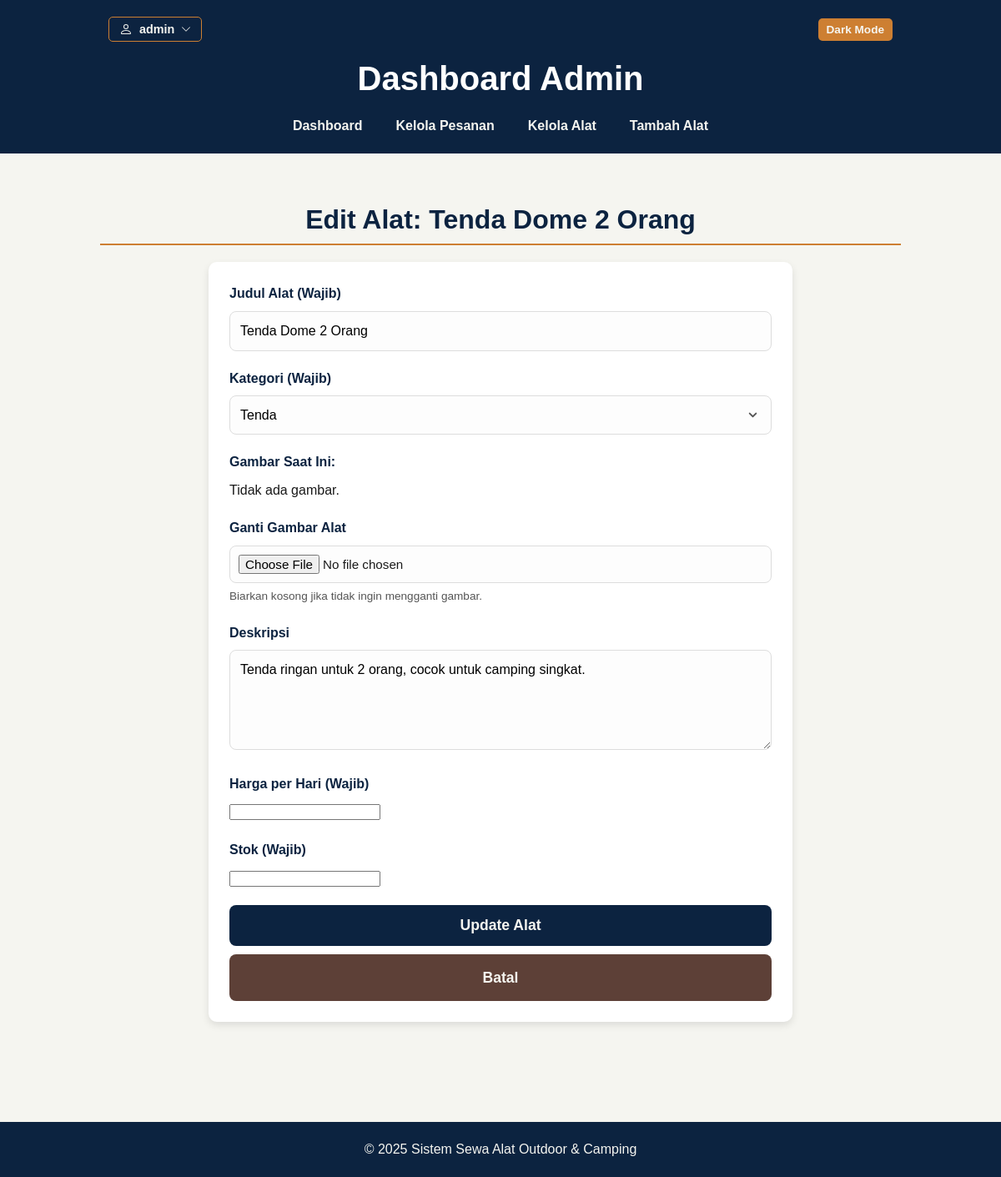
The page /admin/dashboard.php?page=items_edit&id=1 (signed in) on the database as committed earlier.
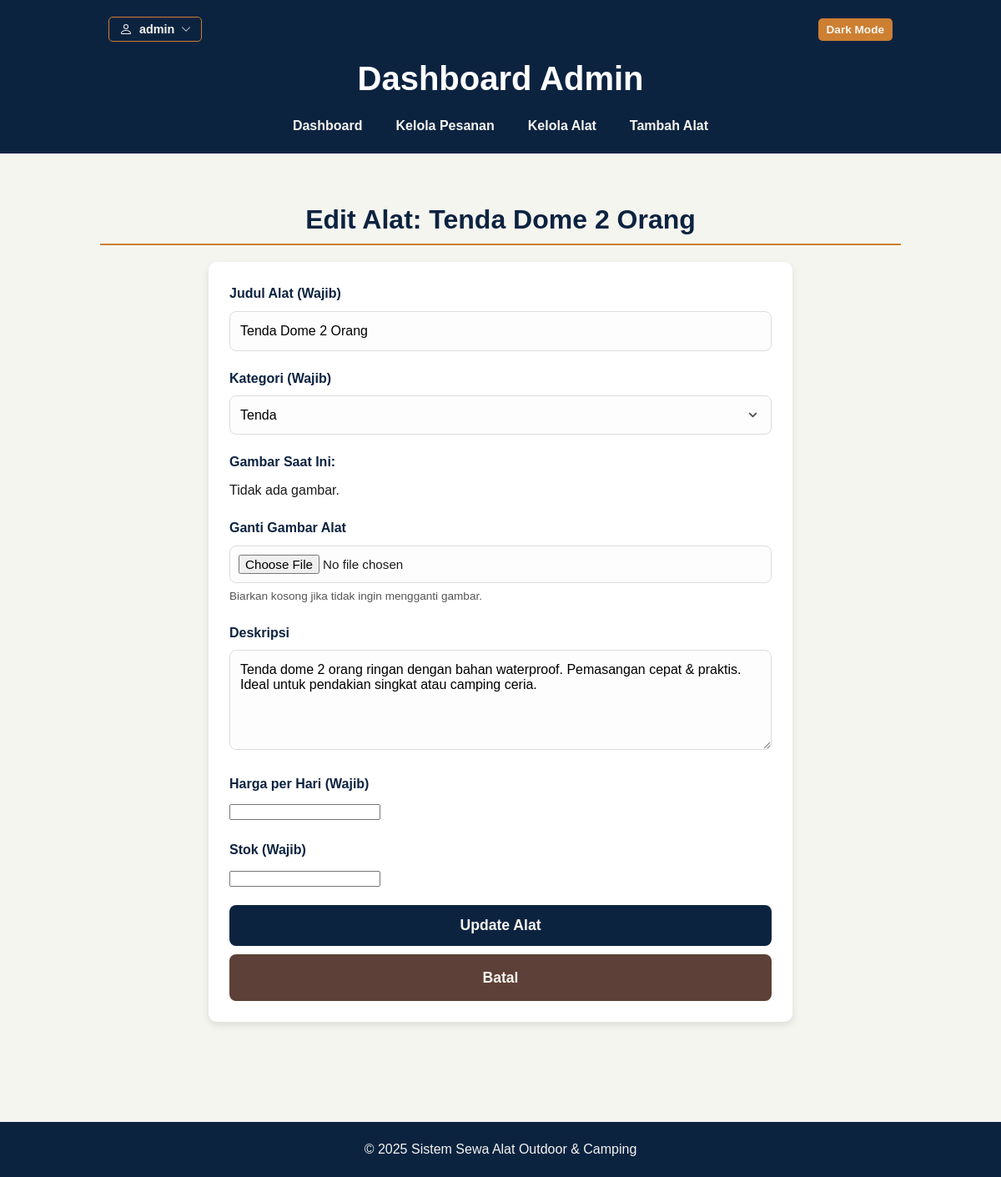
The same page on the database as committed later.
### tables this page shows
CREATE TABLE IF NOT EXISTS items (
  id INT AUTO_INCREMENT PRIMARY KEY,
  title VARCHAR(255) NOT NULL,
  id_kategori INT NULL DEFAULT NULL,
  description TEXT,
  image VARCHAR(255) NULL DEFAULT NULL,
  created_at TIMESTAMP DEFAULT CURRENT_TIMESTAMP,
  updated_at TIMESTAMP DEFAULT CURRENT_TIMESTAMP ON UPDATE CURRENT_TIMESTAMP,
  
  CONSTRAINT fk_items_categories
    FOREIGN KEY (id_kategori)
    REFERENCES categories(id_kategori)
    ON DELETE SET NULL
    ON UPDATE CASCADE
);

CREATE TABLE IF NOT EXISTS categories (
  id_kategori INT AUTO_INCREMENT PRIMARY KEY,
  nama_kategori VARCHAR(100) NOT NULL UNIQUE
);

### admin/items/items_edit.php (the view, shortened to what this page needs)
<?php
$id = $_GET['id'] ?? null;
try {
    $stmt = $pdo->prepare("SELECT * FROM items WHERE id = ?");
    $stmt->execute([$id]);
    $item = $stmt->fetch();
    $cat_stmt = $pdo->query("SELECT * FROM categories ORDER BY nama_kategori ASC");
    $categories = $cat_stmt->fetchAll();
} catch (PDOException $e) {
    die("Gagal mengambil data item: " . $e->getMessage());
}
?>
<h2 class="section-title">Edit Alat: <?php echo htmlspecialchars($item['title']); ?></h2>
<form action="items/items_action.php?action=update" method="POST" class="form-admin" enctype="multipart/form-data">
    <div class="form-group-admin">
        <label for="title">Judul Alat (Wajib)</label>
        <input type="text" id="title" name="title" value="<?php echo htmlspecialchars($item['title']); ?>" required>
    </div>
    <div class="form-group-admin">
        <label for="id_kategori">Kategori (Wajib)</label>
        <select id="id_kategori" name="id_kategori" required>
            <?php foreach ($categories as $kategori): ?>
                <option value="<?php echo htmlspecialchars($kategori['id_kategori']); ?>"
                    <?php echo ($item['id_kategori'] == $kategori['id_kategori']) ? 'selected' : ''; ?>>
                    <?php echo htmlspecialchars($kategori['nama_kategori']); ?>
                </option>
            <?php endforeach; ?>
        </select>
    </div>
    <div class="form-group-admin">
        <label>Gambar Saat Ini:</label>
        <?php
        $image_path_relative = UPLOAD_DIR . htmlspecialchars($item['image'] ?? '');
        if (!empty($item['image']) && file_exists('../' . $image_path_relative)):
        ?>
            <img src="../<?php echo $image_path_relative; ?>" alt="Gambar saat ini" class="admin-form-preview">
        <?php else: ?>
            <p>Tidak ada gambar.</p>
        <?php endif; ?>
    </div>
    <div class="form-group-admin">
        <label for="image">Ganti Gambar Alat</label>
        <input type="file" id="image" name="image" accept="image/png, image/jpeg, image/gif, image/webp">
        <small>Biarkan kosong jika tidak ingin mengganti gambar.</small>
    </div>
    <div class="form-group-admin">
        <label for="description">Deskripsi</label>
        <textarea id="description" name="description" rows="5"><?php echo htmlspecialchars($item['description'] ?? ''); ?></textarea>
    </div>
    <div class="form-group-admin">
        <label for="price_per_day">Harga per Hari (Wajib)</label>
        <input type="number" id="price_per_day" name="price_per_day" value="<?php echo $item['price_per_day']; ?>" required min="0">
    </div>
    <div class="form-group-admin">
        <label for="stock">Stok (Wajib)</label>
        <input type="number" id="stock" name="stock" value="<?php echo $item['stock']; ?>" required min="0">
    </div>
    <button type="submit" class="btn-submit">Update Alat</button>
    <a href="dashboard.php?page=items_list" class="btn-submit" style="display:inline-block; text-align:center; text-decoration:none; margin-top:10px; background-color: var(--tertiary-color);">Batal</a>
</form>

Rows that differ between the two databases and show on the page:
changed items "Tenda Dome 2 Orang": description "Tenda ringan untuk 2 orang, cocok untuk camping singkat." → "Tenda dome 2 orang ringan dengan bahan waterproof. Pemasangan cepat & praktis. Ideal untuk pendakian singkat atau camping ceria."
